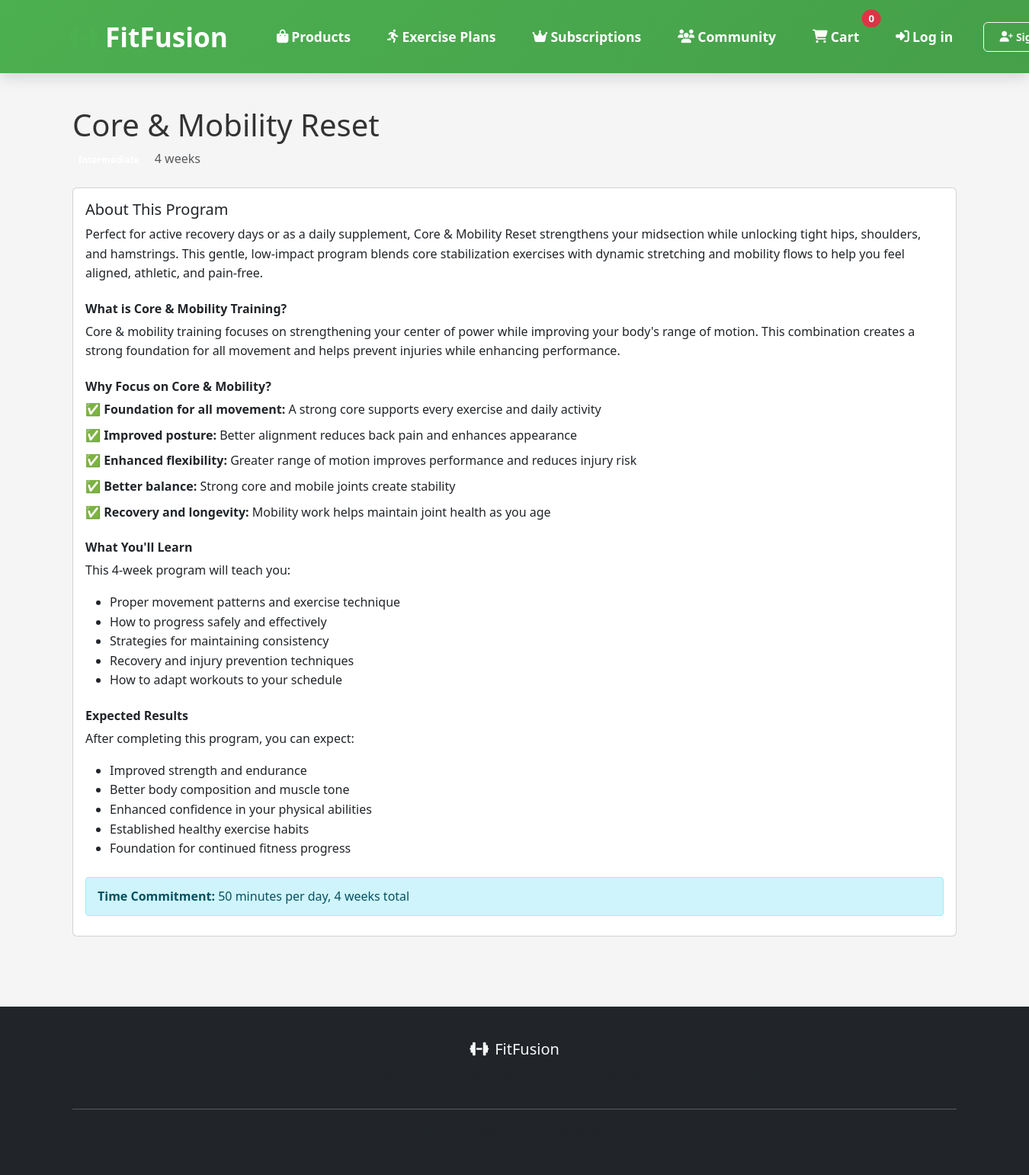
The page /exercise-plan/4/ on the database its author committed.
### inventory/models.py (models this page shows, shortened)
class ExercisePlan(models.Model):
    DIFFICULTY_CHOICES = [
        ('beginner', 'Beginner'),
        ('intermediate', 'Intermediate'),
        ('advanced', 'Advanced'),
    ]
    name = models.CharField(max_length=200)
    slug = models.SlugField(unique=True)
    description = models.TextField()
    price = models.DecimalField(max_digits=10, decimal_places=2)
    duration_weeks = models.IntegerField(null=True, blank=True)
    daily_exercise_minutes = models.PositiveIntegerField(default=30, help_text="Minutes of exercise per day")
    difficulty = models.CharField(max_length=20, choices=DIFFICULTY_CHOICES)
    category = models.ForeignKey(Category, on_delete=models.CASCADE, null=True, blank=True)
    image = models.ImageField(upload_to='exercise_plans/', null=True, blank=True)
    created_at = models.DateTimeField(auto_now_add=True)
    updated_at = models.DateTimeField(auto_now=True)
    class Meta:
        ordering = ['-created_at']

### inventory/views.py (the view)
# urls.py: path('exercise-plan/<int:plan_id>/', exercise_plan_detail, name='exercise_plan_detail'),
def exercise_plan_detail(request, plan_id):
    try:
        plan = ExercisePlan.objects.get(id=plan_id)
        return render(request, 'inventory/exercise_plan_detail.html', {
            'plan': plan,
            'stripe_public_key': settings.STRIPE_PUBLIC_KEY
        })
    except ExercisePlan.DoesNotExist:
        messages.error(request, "Exercise plan not found.")
        return redirect('exercise_plan_list')

### inventory/context_processors.py (called while the page is built)
def cart_count(request):
    cart = request.session.get('cart', {})
    total_items = sum(cart.values())
    return {'cart_count': total_items}

### templates/inventory/exercise_plan_detail.html (shortened to what this page needs)
{% extends "base.html" %}
{% load static %}
{% block content %}
<div class="container mt-4">
    <div class="row">
        <div class="col-md-12">
            <h1>{{ plan.name }}</h1>
            <div class="mb-4">
                <span class="badge bg-primary me-2">{{ plan.get_difficulty_display }}</span>
                <span class="text-muted">{{ plan.duration_weeks }} weeks</span>
            </div>
            <div class="card mb-4">
                <div class="card-body">
                    <h5 class="card-title">About This Program</h5>
                    <p class="card-text">{{ plan.description }}</p>
                    <div class="mt-4">
                        {% if "Functional Fit" in plan.name %}
                            <h6 class="fw-bold">What is Functional Fitness?</h6>
                            <p>Functional fitness focuses on training movements that mimic real-life activities, rather than isolating individual muscles. This approach helps you build strength, stability, and mobility that directly translates to improved performance in daily activities.</p>
                            <h6 class="fw-bold mt-4">Why Choose Functional Training?</h6>
                            <ul class="list-unstyled">
                                <li class="mb-2">✅ <strong>Real-world application:</strong> Every exercise prepares you for activities you do every day</li>
                                <li class="mb-2">✅ <strong>Improved balance and coordination:</strong> Multi-planar movements enhance your body awareness</li>
                                <li class="mb-2">✅ <strong>Injury prevention:</strong> Stronger core and stabilizer muscles protect your joints</li>
                                <li class="mb-2">✅ <strong>Efficient workouts:</strong> Compound movements work multiple muscle groups simultaneously</li>
                                <li class="mb-2">✅ <strong>Scalable difficulty:</strong> Exercises can be modified for any fitness level</li>
                            </ul>
                        {% elif "Core & Mobility" in plan.name %}
                            <h6 class="fw-bold">What is Core & Mobility Training?</h6>
                            <p>Core & mobility training focuses on strengthening your center of power while improving your body's range of motion. This combination creates a strong foundation for all movement and helps prevent injuries while enhancing performance.</p>
                            <h6 class="fw-bold mt-4">Why Focus on Core & Mobility?</h6>
                            <ul class="list-unstyled">
                                <li class="mb-2">✅ <strong>Foundation for all movement:</strong> A strong core supports every exercise and daily activity</li>
                                <li class="mb-2">✅ <strong>Improved posture:</strong> Better alignment reduces back pain and enhances appearance</li>
                                <li class="mb-2">✅ <strong>Enhanced flexibility:</strong> Greater range of motion improves performance and reduces injury risk</li>
                                <li class="mb-2">✅ <strong>Better balance:</strong> Strong core and mobile joints create stability</li>
                                <li class="mb-2">✅ <strong>Recovery and longevity:</strong> Mobility work helps maintain joint health as you age</li>
                            </ul>
                        {% endif %}
                        <h6 class="fw-bold mt-4">What You'll Learn</h6>
                        <p>This {{ plan.duration_weeks }}-week program will teach you:</p>
                        <ul>
                            <li>Proper movement patterns and exercise technique</li>
                            <li>How to progress safely and effectively</li>
                            <li>Strategies for maintaining consistency</li>
                            <li>Recovery and injury prevention techniques</li>
                            <li>How to adapt workouts to your schedule</li>
                        </ul>
                        <h6 class="fw-bold mt-4">Expected Results</h6>
                        <p>After completing this program, you can expect:</p>
                        <ul>
                            <li>Improved strength and endurance</li>
                            <li>Better body composition and muscle tone</li>
                            <li>Enhanced confidence in your physical abilities</li>
                            <li>Established healthy exercise habits</li>
                            <li>Foundation for continued fitness progress</li>
                        </ul>
                        <div class="alert alert-info mt-4">
                            <strong>Time Commitment:</strong> {{ plan.daily_exercise_minutes }} minutes per day, {{ plan.duration_weeks }} weeks total
                        </div>
                    </div>
                </div>
            </div>
        </div>
    </div>
</div>
{% endblock %}

### static/inventory/styles.css (style rules this page uses)
:root { --primary-color: #4CAF50; --secondary-color: #2196F3; --danger-color: #ff4444; --text-color: #333; --light-gray: #f8f8f8; --border-color: #ddd; --shadow: 0 2px 4px rgba(0,0,0,0.1); --transition: all 0.3s ease; }
body { font-family: 'Segoe UI', Tahoma, Geneva, Verdana, sans-serif; line-height: 1.6; color: var(--text-color); background-color: #f5f5f5; margin: 0; padding: 0; }
.container { max-width: 1200px; margin: 0 auto; padding: 20px; }
.alert { padding: 12px 15px; margin-bottom: 10px; border-radius: 4px; animation: slideIn 0.3s ease-out; }
main .container, main .row, main .col-md-6, main .col-12 { background: transparent !important; }
main .bg-primary, main .bg-gradient { background: transparent !important; }

### rows shown on the page
ExercisePlan: name "Core & Mobility Reset", duration_weeks "4", description "Perfect for active recovery days or as a daily supplement, Core & Mobility Reset strengthens your midsection while unlocking tight hips, shoulders, and hamstrings. This gentle, low-impact program blends core stabilization exercises with dynamic stretching and mobility flows to help you feel aligned, athletic, and pain-free.", daily_exercise_minutes "50"

### other values the page prints
{{ cart_count|default:0 }} "0"
